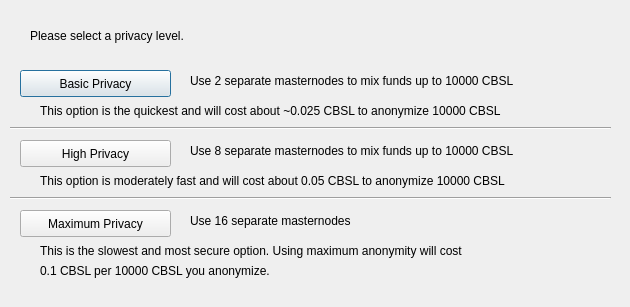
<?xml version="1.0" encoding="UTF-8"?>
<ui version="4.0">
 <class>ObfuscationConfig</class>
 <widget class="QDialog" name="ObfuscationConfig">
  <property name="geometry">
   <rect>
    <x>0</x>
    <y>0</y>
    <width>630</width>
    <height>307</height>
   </rect>
  </property>
  <property name="windowTitle">
   <string>Configure Obfuscation</string>
  </property>
  <widget class="QPushButton" name="buttonBasic">
   <property name="geometry">
    <rect>
     <x>20</x>
     <y>70</y>
     <width>151</width>
     <height>27</height>
    </rect>
   </property>
   <property name="text">
    <string>Basic Privacy</string>
   </property>
  </widget>
  <widget class="QPushButton" name="buttonHigh">
   <property name="geometry">
    <rect>
     <x>20</x>
     <y>140</y>
     <width>151</width>
     <height>27</height>
    </rect>
   </property>
   <property name="text">
    <string>High Privacy</string>
   </property>
  </widget>
  <widget class="QPushButton" name="buttonMax">
   <property name="geometry">
    <rect>
     <x>20</x>
     <y>210</y>
     <width>151</width>
     <height>27</height>
    </rect>
   </property>
   <property name="text">
    <string>Maximum Privacy</string>
   </property>
  </widget>
  <widget class="QLabel" name="label">
   <property name="geometry">
    <rect>
     <x>30</x>
     <y>20</y>
     <width>571</width>
     <height>31</height>
    </rect>
   </property>
   <property name="text">
    <string>Please select a privacy level.</string>
   </property>
  </widget>
  <widget class="QLabel" name="label_2">
   <property name="geometry">
    <rect>
     <x>190</x>
     <y>70</y>
     <width>421</width>
     <height>21</height>
    </rect>
   </property>
   <property name="text">
    <string>Use 2 separate masternodes to mix funds up to 10000 CBSL</string>
   </property>
  </widget>
  <widget class="QLabel" name="label_3">
   <property name="geometry">
    <rect>
     <x>190</x>
     <y>140</y>
     <width>411</width>
     <height>21</height>
    </rect>
   </property>
   <property name="text">
    <string>Use 8 separate masternodes to mix funds up to 10000 CBSL</string>
   </property>
  </widget>
  <widget class="QLabel" name="label_4">
   <property name="geometry">
    <rect>
     <x>190</x>
     <y>210</y>
     <width>421</width>
     <height>21</height>
    </rect>
   </property>
   <property name="text">
    <string>Use 16 separate masternodes</string>
   </property>
  </widget>
  <widget class="QLabel" name="label_6">
   <property name="geometry">
    <rect>
     <x>40</x>
     <y>100</y>
     <width>561</width>
     <height>21</height>
    </rect>
   </property>
   <property name="text">
    <string>This option is the quickest and will cost about ~0.025 CBSL to anonymize 10000 CBSL</string>
   </property>
  </widget>
  <widget class="QLabel" name="label_7">
   <property name="geometry">
    <rect>
     <x>40</x>
     <y>170</y>
     <width>561</width>
     <height>21</height>
    </rect>
   </property>
   <property name="text">
    <string>This option is moderately fast and will cost about 0.05 CBSL to anonymize 10000 CBSL</string>
   </property>
  </widget>
  <widget class="QLabel" name="label_8">
   <property name="geometry">
    <rect>
     <x>40</x>
     <y>240</y>
     <width>561</width>
     <height>21</height>
    </rect>
   </property>
   <property name="text">
    <string>This is the slowest and most secure option. Using maximum anonymity will cost</string>
   </property>
  </widget>
  <widget class="QLabel" name="label_9">
   <property name="geometry">
    <rect>
     <x>40</x>
     <y>260</y>
     <width>561</width>
     <height>21</height>
    </rect>
   </property>
   <property name="text">
    <string>0.1 CBSL per 10000 CBSL you anonymize.</string>
   </property>
  </widget>
  <widget class="Line" name="line">
   <property name="geometry">
    <rect>
     <x>10</x>
     <y>120</y>
     <width>601</width>
     <height>16</height>
    </rect>
   </property>
   <property name="orientation">
    <enum>Qt::Horizontal</enum>
   </property>
  </widget>
  <widget class="Line" name="line_2">
   <property name="geometry">
    <rect>
     <x>10</x>
     <y>190</y>
     <width>601</width>
     <height>16</height>
    </rect>
   </property>
   <property name="orientation">
    <enum>Qt::Horizontal</enum>
   </property>
  </widget>
 </widget>
 <resources/>
 <connections/>
</ui>
